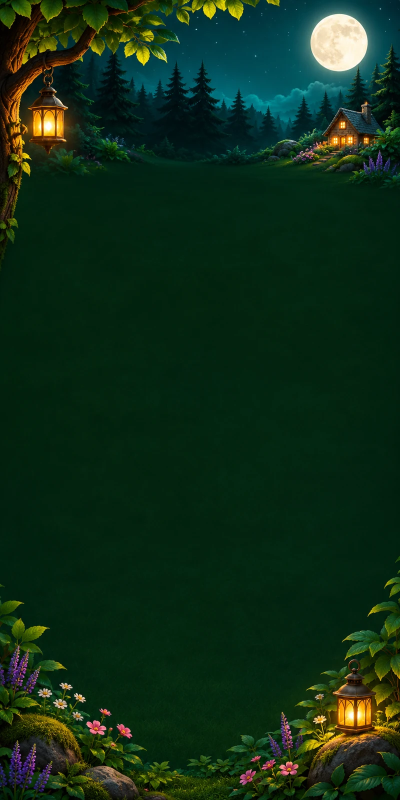
#> input picture godot/assets/ui/backgrounds/moonlit_meadow.webp, 800 x 1600 px, found by its file name (shown at 1/2 size)
$ python make_feature_graphic.py
#> lines starting #> are read from the running program, lines starting #| are printed output that depends on the picture
#!/usr/bin/env python3
"""Play Store feature graphic 1024x500 (opaque, < 1 MB): V2 moonlit background, the icon art
(unchanged), the woodland plaque with the game title and the brand tagline (live strings.xml
brand_tagline). Key content inside the centre. Also copies the 512 store icon."""
import shutil
from PIL import Image, ImageDraw, ImageFont, ImageFilter, ImageEnhance
OUT = "assets/branding/playstore"
W, H = 1024, 500
bg = Image.open("assets/ui/backgrounds/moonlit_meadow.webp").convert("RGB")
#> bg is the input picture: PIL image 800x1600 RGB; mean R, G, B 15.7, 44.9, 23.5
band = bg.crop((0, 0, bg.width, round(bg.height * 0.215)))   # moon, treeline, cabin, lantern
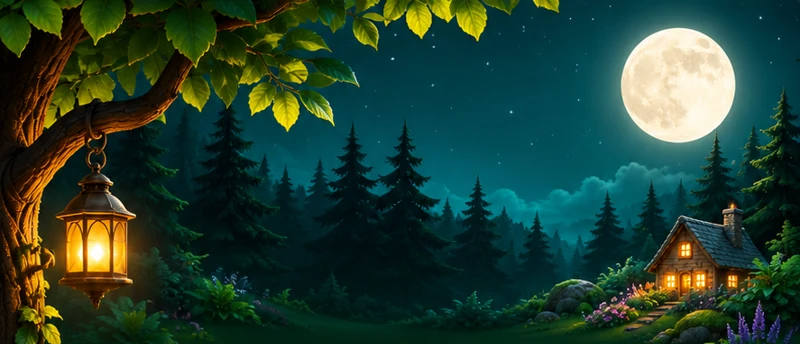
#> band: PIL image 800x344 RGB; mean R, G, B 34.4, 63.9, 48.6
s = H / band.height
#> s = 1.45
band = band.resize((round(band.width * s), H), Image.LANCZOS)
#> band: PIL image 1163x500 RGB
x0 = (band.width - W) // 2
#> x0 = 69
canvas = band.crop((x0, 0, x0 + W, H))
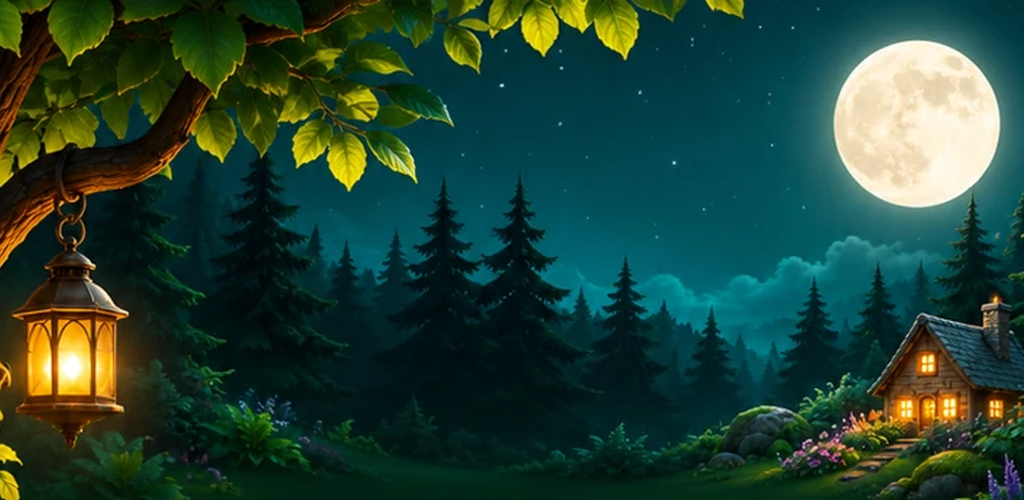
#> canvas: PIL image 1024x500 RGB; mean R, G, B 34.3, 66.5, 52
canvas = ImageEnhance.Brightness(canvas).enhance(0.9).convert("RGBA")
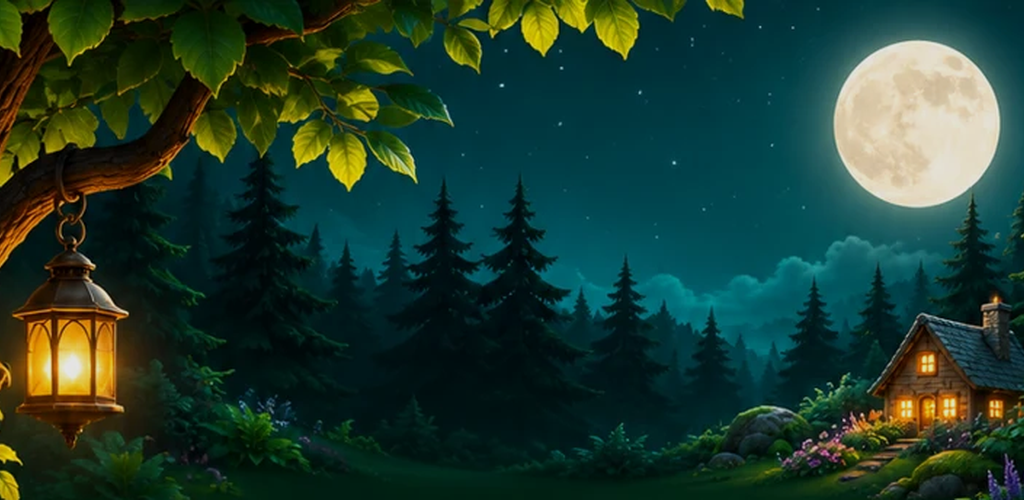
#> canvas: PIL image 1024x500 RGBA; mean R, G, B, A 30.4, 59.4, 46.4, 255
# soft vignette so the centre reads
vig = Image.new("L", (W, H), 0); ImageDraw.Draw(vig).ellipse((-200, -160, W + 200, H + 160), fill=255)
#> after `vig = Image.new('L', (W, H), 0)`: vig: PIL image 1024x500 L; every value is 0
#> after `ImageDraw.Draw(vig).ellipse((-200, -160, W + 200, H + 160), fill=255)`: vig: PIL image 1024x500 L; every value is 255
vig = vig.filter(ImageFilter.GaussianBlur(120))
dark = Image.new("RGBA", (W, H), (4, 14, 12, 255))
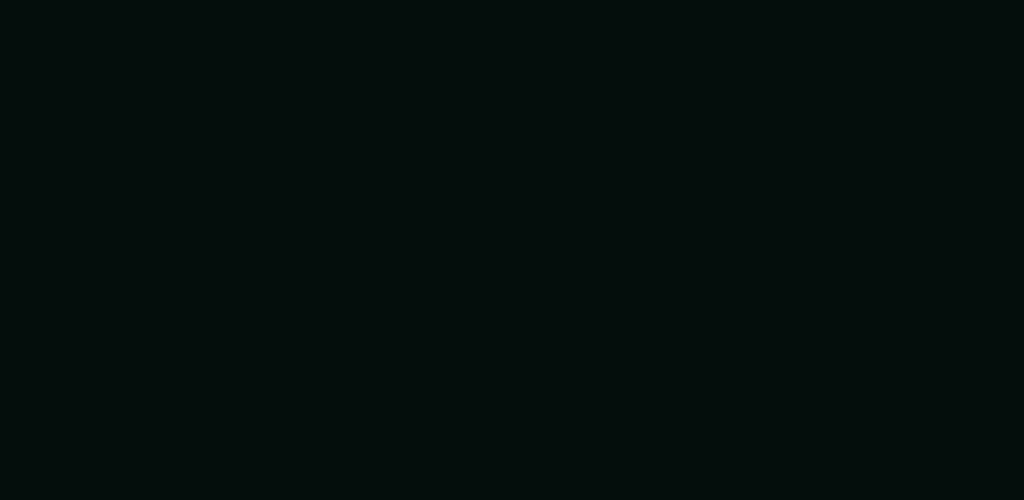
#> dark: PIL image 1024x500 RGBA; mean R, G, B, A 4, 14, 12, 255
canvas = Image.composite(canvas, dark, vig)

#> (the run stopped early here; a loop or call above may not have finished)
